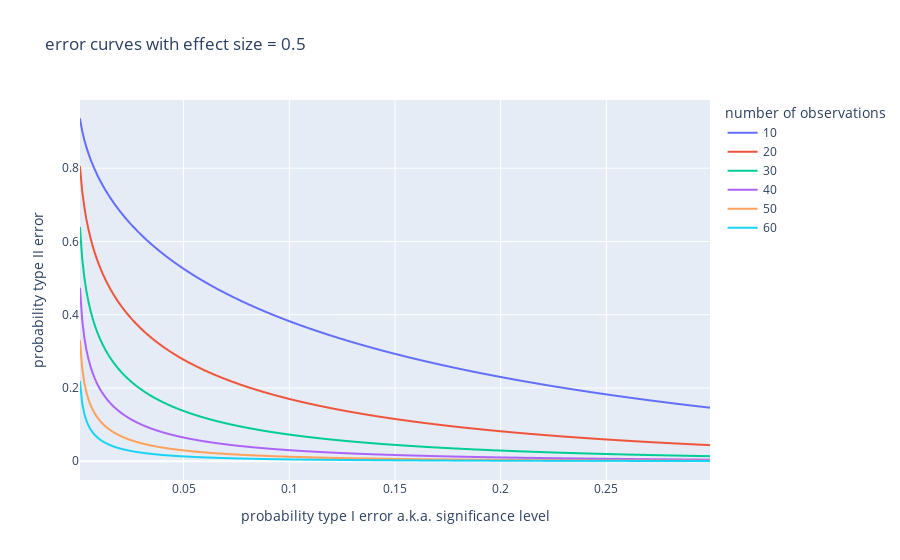

The notebook cell this image was saved under:
### Code cell
# plotly for nice interactive plots in a Jupyter notebook
px.line(df, 
    x="probability type I error a.k.a. significance level", 
    y="probability type II error", 
    color="number of observations",
    title=f"error curves with effect size = {effect_size}"
)

### Figure 1 — Plotly figure (JSON) as saved in the notebook; plotly's stock layout.template omitted (floating-point values rounded to 4 significant figures; data arrays with more than 128 entries replaced by an {"elided": "..."} marker saying what was removed)
{"data": [{"hovertemplate": "number of observations=10<br>probability type I error a.k.a. significance level=%{x}<br>probability type II error=%{y}<extra></extra>", "legendgroup": "10", "line": {"color": "#636efa", "dash": "solid"}, "marker": {"symbol": "circle"}, "mode": "lines", "name": "10", "showlegend": true, "type": "scattergl", "x": {"elided": "299 float values"}, "xaxis": "x", "y": {"elided": "299 float values"}, "yaxis": "y"}, {"hovertemplate": "number of observations=20<br>probability type I error a.k.a. significance level=%{x}<br>probability type II error=%{y}<extra></extra>", "legendgroup": "20", "line": {"color": "#EF553B", "dash": "solid"}, "marker": {"symbol": "circle"}, "mode": "lines", "name": "20", "showlegend": true, "type": "scattergl", "x": {"elided": "299 float values"}, "xaxis": "x", "y": {"elided": "299 float values"}, "yaxis": "y"}, {"hovertemplate": "number of observations=30<br>probability type I error a.k.a. significance level=%{x}<br>probability type II error=%{y}<extra></extra>", "legendgroup": "30", "line": {"color": "#00cc96", "dash": "solid"}, "marker": {"symbol": "circle"}, "mode": "lines", "name": "30", "showlegend": true, "type": "scattergl", "x": {"elided": "299 float values"}, "xaxis": "x", "y": {"elided": "299 float values"}, "yaxis": "y"}, {"hovertemplate": "number of observations=40<br>probability type I error a.k.a. significance level=%{x}<br>probability type II error=%{y}<extra></extra>", "legendgroup": "40", "line": {"color": "#ab63fa", "dash": "solid"}, "marker": {"symbol": "circle"}, "mode": "lines", "name": "40", "showlegend": true, "type": "scattergl", "x": {"elided": "299 float values"}, "xaxis": "x", "y": {"elided": "299 float values"}, "yaxis": "y"}, {"hovertemplate": "number of observations=50<br>probability type I error a.k.a. significance level=%{x}<br>probability type II error=%{y}<extra></extra>", "legendgroup": "50", "line": {"color": "#FFA15A", "dash": "solid"}, "marker": {"symbol": "circle"}, "mode": "lines", "name": "50", "showlegend": true, "type": "scattergl", "x": {"elided": "299 float values"}, "xaxis": "x", "y": {"elided": "299 float values"}, "yaxis": "y"}, {"hovertemplate": "number of observations=60<br>probability type I error a.k.a. significance level=%{x}<br>probability type II error=%{y}<extra></extra>", "legendgroup": "60", "line": {"color": "#19d3f3", "dash": "solid"}, "marker": {"symbol": "circle"}, "mode": "lines", "name": "60", "showlegend": true, "type": "scattergl", "x": {"elided": "299 float values"}, "xaxis": "x", "y": {"elided": "299 float values"}, "yaxis": "y"}], "layout": {"legend": {"title": {"text": "number of observations"}, "tracegroupgap": 0}, "title": {"text": "error curves with effect size = 0.5"}, "xaxis": {"anchor": "y", "domain": [0, 1], "title": {"text": "probability type I error a.k.a. significance level"}}, "yaxis": {"anchor": "x", "domain": [0, 1], "title": {"text": "probability type II error"}}}}
